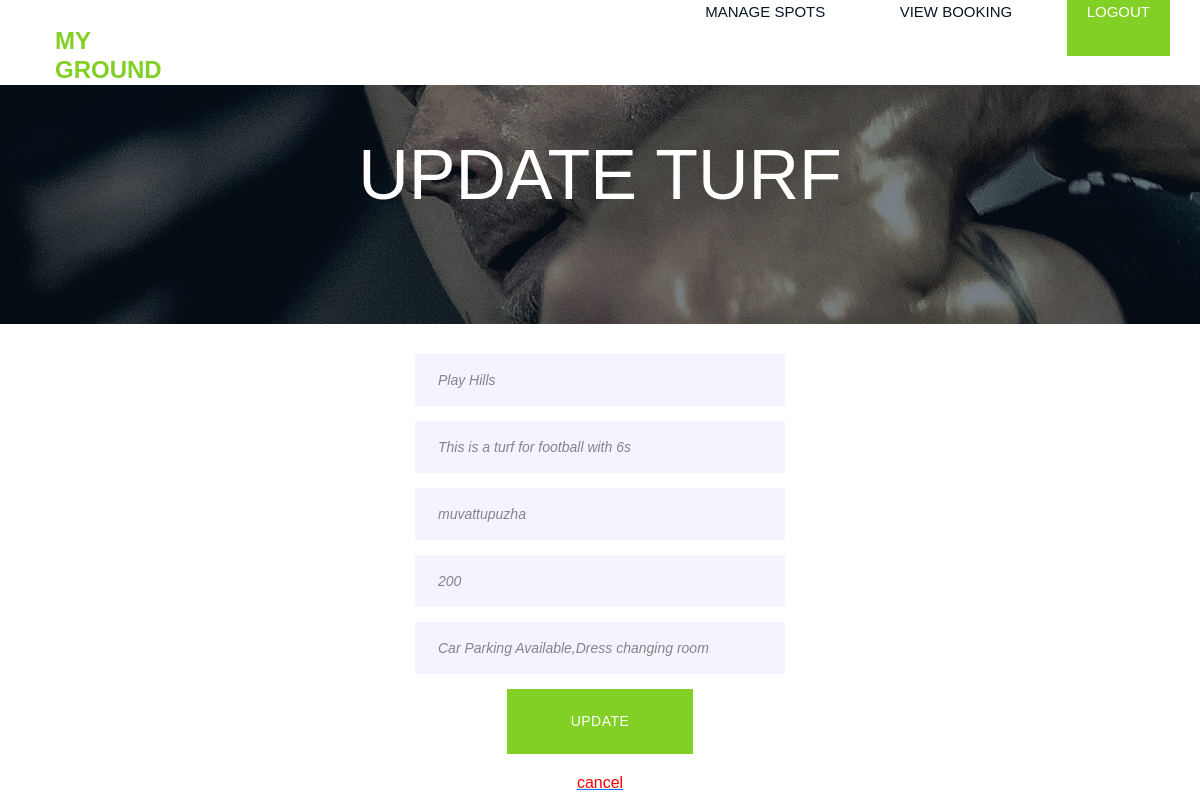
The page /owner/UpdateTurf?id=1 (signed in) on the database its author committed.
### Turf/models.py (models this page shows)
class Turf(models.Model):
    owner = models.ForeignKey(Ownerreg, on_delete=models.CASCADE)
    name = models.CharField(max_length=50)
    descri = models.CharField(max_length=50)
    facility = models.CharField(max_length=50)
    location = models.CharField(max_length=50)
    price = models.CharField(max_length=50)
    image1 = models.ImageField(upload_to='images/')
    image2 = models.ImageField(upload_to='images/')
    image3 = models.ImageField(upload_to='images/',null=True)
    status = models.CharField(max_length=50)

### Turf/owner_views.py (the view, shortened to what this page needs)
# urls.py: path('UpdateTurf',UpdateTurf.as_view()),
class UpdateTurf(LoginRequiredMixin,TemplateView):
    template_name = 'owner/update_turf.html'
    login_url = '/'
    def get_context_data(self, **kwargs):
        context = super(UpdateTurf,self).get_context_data(**kwargs)
        t = self.request.GET['id']
        p = Turf.objects.get(pk=t)
        context['p'] = p
        return context

### templates/owner/update_turf.html (shortened to what this page needs)
{% extends 'owner/owner_base.html' %}
{% load static %}
{% block content %}
   <div class="hero-section set-bg" data-setbg="{% static 'img/contact-bg.jpg'%}" style="background-image: url(&quot;img/contact-bg.jpg&quot;);">
       <br>
            <br>
    <h1 align="center"><font color="white" >UPDATE TURF</font></h1>
    </div>
   <div class="col-lg-4 mx-auto order-lg-2 align-self-center">
                    <form action="" method="POST" class="contact-form" >
                        <div class="form-group row">
                        <div class="col-md-12">
                        <div class="row">
                            <div class="col-lg-12">
                                <input type="text" name="name" value="{{ p.name }}" placeholder="Turf Name" required="">
                            </div>
                            <div class="col-lg-12">
                                <input type="text" name="description" value="{{ p.descri }}" placeholder="description" required="">
                            </div>
                            <div class="col-lg-12">
                                <input type="text" name="location" value="{{ p.location }}" placeholder="location" required="">
                            </div>
                            <div class="col-lg-12">
                                <input type="Number" name="price" value="{{ p.price }}" placeholder="Price/Hours" required="">
                            </div>
                            <div class="col-lg-12">
                                <input type="" name="fec" value="{{ p.facility }}" placeholder="Add Facilities..." required="">
                            </div>
                            <div class="col-lg-12">
                                <div align="center">
                            <input type="submit" name="update" class="submit-btn contact-btn" value="Update">
                            <p>
                    <a href="/owner"><u><font color="red">cancel</font></u></a>
                    </p>
                </div>
                        </div>
                    </div>
                    </div>
                </div>
            </form>
                </div>
{% endblock %}

### Turf/static/css/style.css (style rules this page uses)
html, body { height: 100%; font-family: "PT Sans", sans-serif; -webkit-font-smoothing: antialiased; font-smoothing: antialiased; background: none; }
h1, h2, h3, h4, h5, h6 { margin: 0; color: #111111; font-weight: 500; font-family: "Oswald", sans-serif; }
h1 { font-size: 70px; }
p { font-size: 16px; color: #858585; font-family: "PT Sans", sans-serif; font-weight: 400; line-height: 28px; margin: 0 0 15px 0; }
.set-bg { background-repeat: no-repeat; background-size: cover; background-position: top center; }
.submit-btn { color: #ffffff; background: #82D026; font-size: 14px; font-weight: 400; border: none; letter-spacing: 0.5px; text-transform: uppercase; cursor: pointer; }
.hero-section { height: 239px; }
.contact-form { margin-top: 30px; }
.contact-form input { width: 100%; height: 52px; border: none; background: #F3F4FF; color: #858585; font-size: 14px; font-weight: 400; font-family: "PT Sans", sans-serif; font-style: italic; padding-left: 23px; margin-bottom: 15px; }
.contact-form .submit-btn.contact-btn { width: 186px; height: 65px; background: #82D026; color: #ffffff; padding: 0; font-style: normal; font-family: "Oswald", sans-serif; font-weight: 500; font-size: 14px; letter-spacing: 0.5px; }

### rows shown on the page
Turf: name "Play Hills", description "This is a turf for football with 6s", location "muvattupuzha", price "200", fec "Car Parking Available,Dress changing room"
